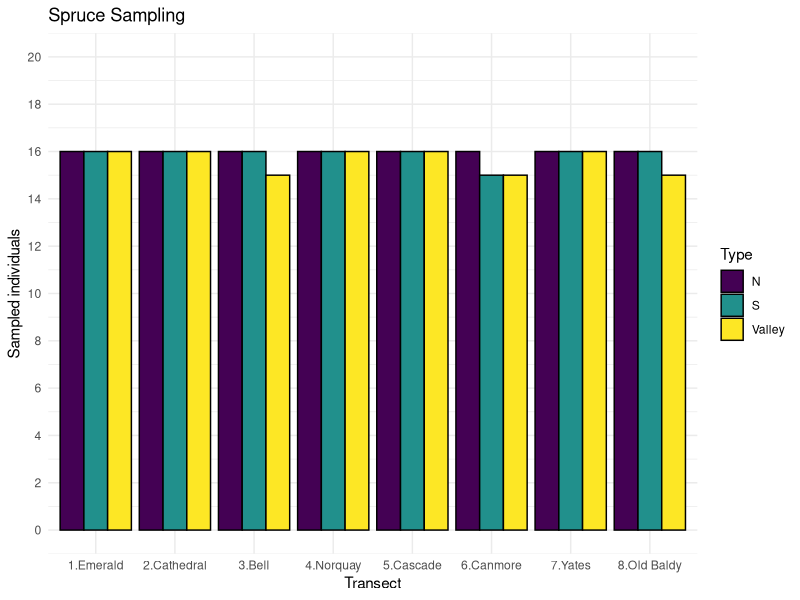

Recreate this plot in R.
library(ggplot2)
library(viridis)


data <- read.table("metadata.txt",sep = "\t")


colnames(data) <- c("ID", "Code", "Category", "Type")

ggplot(data, aes(x = Category, fill = Type)) +
  geom_bar(position = "dodge",color = "black") +
  scale_fill_viridis(discrete = TRUE) +  # Use viridis color palette
  labs(title = "Spruce Sampling",
       x = "Transect",
       y = "Sampled individuals") +
  coord_cartesian(ylim = c(0, 20)) +  # Set y-axis limits using coord_cartesian
  scale_y_continuous(breaks = seq(0, 20, by = 2)) +  # Set y-axis ticks every 2
  theme_minimal()